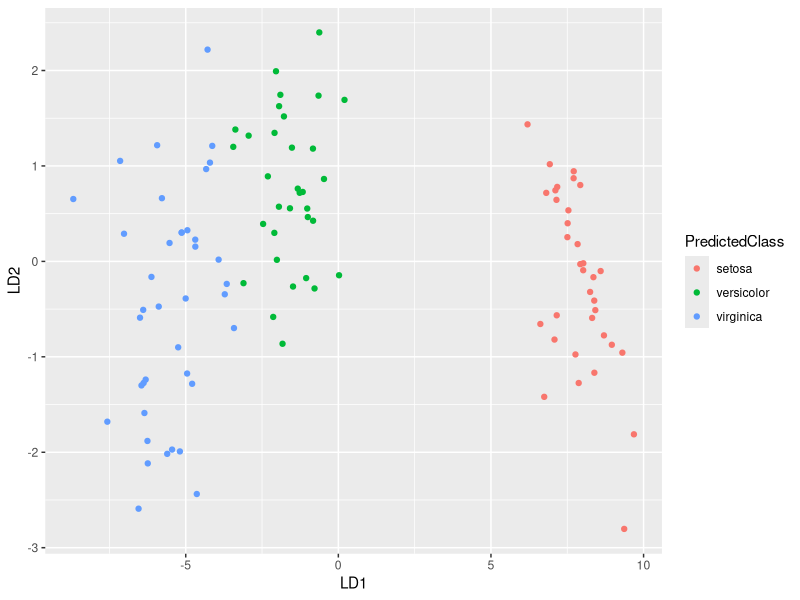

Reproduce this figure in R.
library(MASS)
library(ggplot2)
library(dplyr)
attach(iris)
View(iris)
str(iris)
#scale each predictor variable (i.e. first 4 columns)
iris[,1:4] <- scale(iris[,1:4])
means <- apply(iris[,1:4], 2, mean)
stds <- apply(iris[,1:4], 2, sd)

#make this example reproducible
set.seed(1)

#Use 70% of dataset as training set and remaining 30% as testing set
sample <- sample(c(TRUE, FALSE), nrow(iris), replace=TRUE,
                 prob=c(0.7,0.3))
train <- iris[sample, ]
test <- iris[!sample, ] 
# get the prior probabilities
prior <- 1 / dim(train)[1]
table(train["Species"]) * prior
prior <- table(train["Species"]) * prior
# model <- lda(Species~., data=train)
model <- lda(Species ~ ., data=train)
predicted <- model %>% predict(test)
trainres <- predict(model)
print(names(predicted))
accuracy_val <- mean(predicted$class==test$Species)
lda_plot <- cbind(train, trainres$x, trainres$class)
colnames(lda_plot)[colnames(lda_plot) %in% c("trainres$class")] <- c("PredictedClass")
#create plot
ggplot(lda_plot, aes(LD1, LD2)) +
  geom_point(aes(color = PredictedClass))
